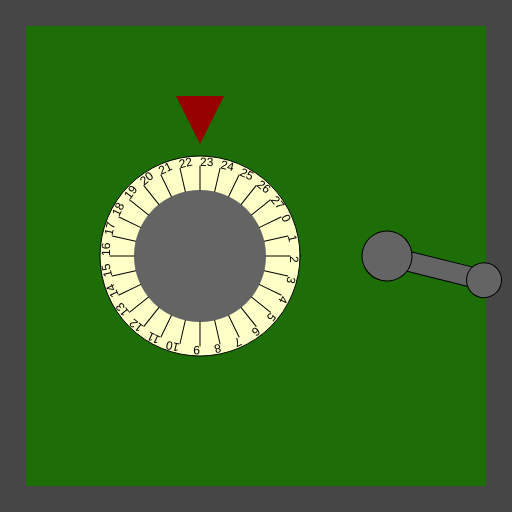
Frame 1 (no input)
Frame 60 (no input): identical to frame 1, image omitted
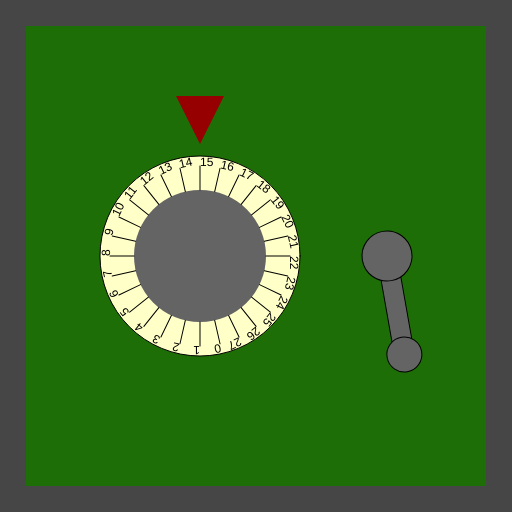
Frame 120 (the mouse pressed at the canvas centre since frame 60)

The p5.js sketch that drew these frames (run headless with seeded random() and noise() and a simulated clock; from frame 60 on, the mouse is pressed at the canvas centre):

// p5.js sketch
// ── sketch.js
/*

Officer: 4335840
CaseNum: 303-0-20137776-4335840

Case 303 - The Case of the Crooked Attorney
Stage 1 - Torvalds' Office

District Attorney Torvalds is well respected in Console City as an upstanding citizen and
enforcer of the law. Of course he’s as crooked as they come. I’ve had enough of having our
hard work at Sleuth and Co undermined by his bribes and back-payments. Let’s take take this
sucker down. I happen to know that Torvalds keeps his incriminating documents spread amongst
several safes in town. I’ll need you to bend the rules a little by breaking into them and
retrieving the incriminating evidence.

The first safe is in Torvald’s office. Crack it by doing the following:



	

	

	

	

	

	
	



There are many possible ways of investigating this case, but you
should use ONLY the following commands:

	- The assignment operator aka. the equals sign !

*/

//declare the variables

var secure_locker_combination_0;
var secure_locker_combination_1;


function preload()
{
	//IMAGES WILL BE LOADED HERE

}

function setup()
{
	createCanvas(512,512);

	//initialise the variables
	secure_locker_combination_0 = 0;
	secure_locker_combination_1 = 0;

}

///////////////////EVENT HANDLERS///////////////////

//Add your code to these events to open the safe ...

function mouseMoved()
{
	console.log("mouseMoved", mouseX, mouseY);
    secure_locker_combination_0=23;
    secure_locker_combination_1=76;
}

function mouseDragged()
{
	console.log("mouseDragged", mouseX, mouseY);

}

function mousePressed()
{
	console.log("mousePressed");
    secure_locker_combination_0=15;
    secure_locker_combination_1=10;
}

function mouseReleased()
{
	console.log("mouseReleased");
    secure_locker_combination_0=3;
    secure_locker_combination_1=63;
}

function keyPressed()
{
	console.log("keyPressed", key);
    secure_locker_combination_0=20;
}

function keyReleased()
{
	console.log("keyReleased", key);
    secure_locker_combination_1=45;
}

///////////////DO NOT CHANGE CODE BELOW THIS POINT///////////////////

function draw()
{


	//Draw the safe door
	background(70);
	noStroke();
	fill(29,110,6);
	rect(26,26,width-52,width-52);

	//Draw the combination dial
	push();
	translate(200,height/2);
	drawDial(200, secure_locker_combination_0, 28);
	pop();

	//Draw the lever
	push();
	translate(width - 125,256);
	drawLever(secure_locker_combination_1);
	pop();

}

function drawDial(diameter,num,maxNum)
{
	//the combination lock

	var r = diameter * 0.5;
	var p = r * 0.6;

	stroke(0);
	fill(255,255,200);
	ellipse(0,0,diameter,diameter);
	fill(100);
	noStroke();
	ellipse(0,0,diameter*0.66,diameter*0.66);
	fill(150,0,0);
	triangle(
		-p * 0.4,-r-p,
		p * 0.4,-r-p,
		0,-r-p/5
	);

	noStroke();

	push();
	var inc = 360/maxNum;

	rotate(radians(-num * inc));
	for(var i = 0; i < maxNum; i++)
	{
		push();
		rotate(radians(i * inc));
		stroke(0);
		line(0,-r*0.66,0,-(r-10));
		noStroke();
		fill(0);
		text(i,0,-(r-10));
		pop();
	}

	pop();
}

function drawLever(rot)
{
	push();
	rotate(radians(-rot))
	stroke(0);
	fill(100);
	rect(-10,0,20,100);
	ellipse(0,0,50,50);
	ellipse(0,100,35,35);
	pop();
}
